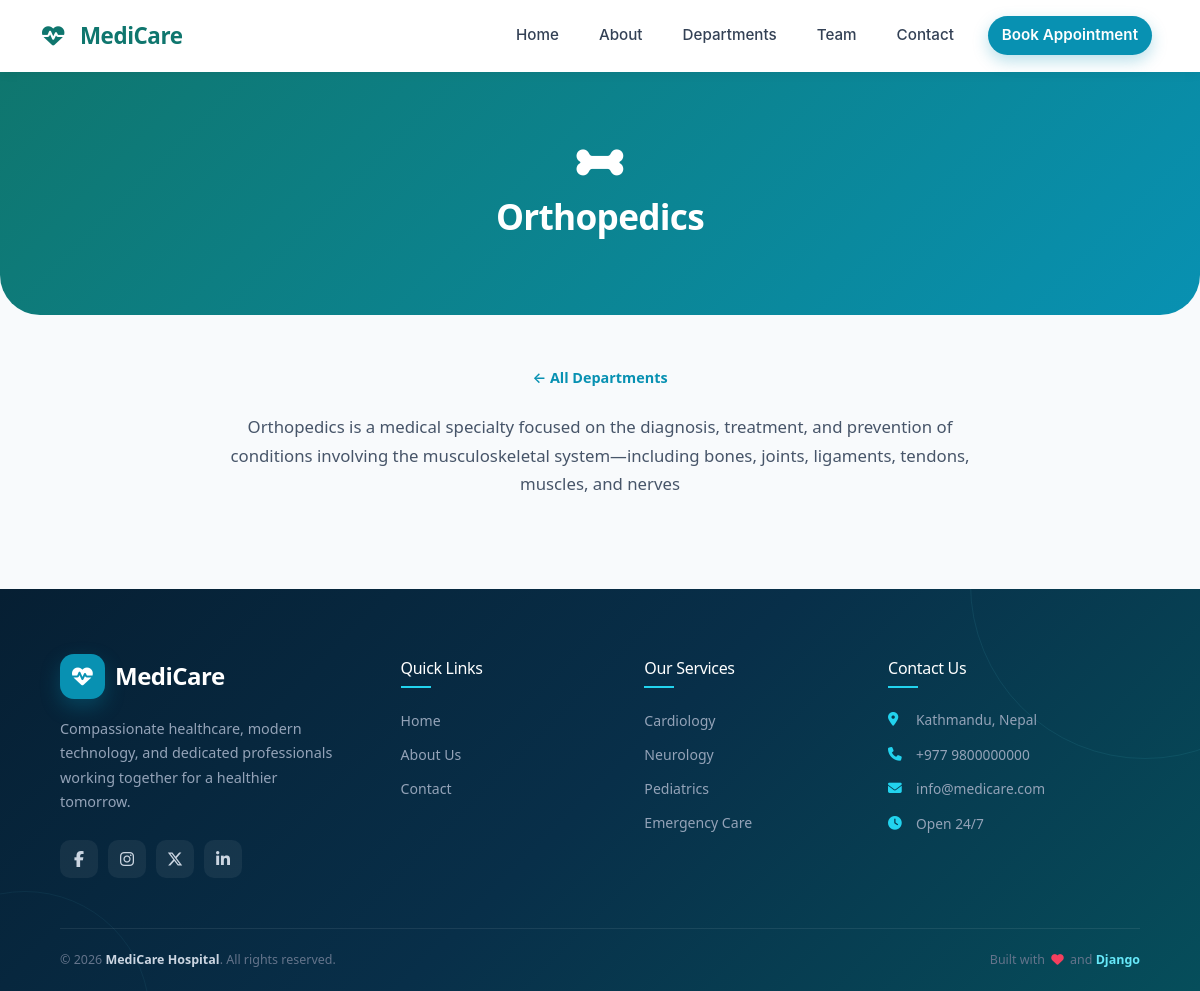
The page /product/departments/orthopedics/ on the database its author committed.
### product/models.py (models this page shows, shortened)
class Department(models.Model):
    name = models.CharField(max_length=100)
    description = models.TextField()
    icon = models.CharField(
        max_length=50,
        default="fa-solid fa-notes-medical",
        help_text="Font Awesome class, e.g. fa-solid fa-heart"
    )
    slug = models.SlugField(unique=True, blank=True)
    order = models.PositiveIntegerField(default=0)
    class Meta:
        ordering = ["order", "name"]

### product/views.py (the view)
# urls.py: path('departments/<slug:slug>/', views.department_detail, name='department_detail'),
def department_detail(request, slug):
    department = get_object_or_404(Department, slug=slug)
    return render(request, 'product/department_detail.html', {'department': department})

### product/templates/product/department_detail.html (shortened to what this page needs)
{% extends "layout.html" %}
{% load static %}
{% block css %}
<link rel="stylesheet" href="https://cdnjs.cloudflare.com/ajax/libs/font-awesome/6.5.1/css/all.min.css">
{% endblock %}
{% block content %}
<section class="hms-page-hero">
    <i class="{{ department.icon }}"></i>
    <h1>{{ department.name }}</h1>
</section>
<section class="hms-detail-section">
    <a href="{% url 'departments' %}" class="hms-back-link">← All Departments</a>
    <p>{{ department.description }}</p>
</section>
{% endblock %}

### static/css/styles.css (style rules this page uses)
:root { --color-primary: #0f766e; --color-secondary: #0891b2; --color-accent: #67e8f9; --color-navy: #082f49; --color-dark: #0f172a; --color-bg: #f8fafc; --color-surface: #ffffff; --color-mint: #f0fdfa; --color-mint-2: #ecfeff; --color-border: #e2e8f0; --color-text: #0f172a; --color-text-muted: #64748b; --color-text-soft: #94a3b8; --gradient-brand: linear-gradient( 135deg, var(--color-navy), var(--color-primary), var(--color-secondary) ); --font-display: "Lexend", "Segoe UI", sans-serif; --font-body: "Inter", "Segoe UI", sans-serif; --radius-lg: 28px; --radius-md: 16px; --radius-sm: 10px; }
* { box-sizing: border-box; }
body { font-family: var(--font-body); color: var(--color-text); background-color: var(--color-bg); -webkit-font-smoothing: antialiased; }
h1, h2, h3, h4, h5, h6 { font-family: var(--font-display); color: var(--color-dark); font-weight: 700; letter-spacing: -0.02em; }
a { font-family: inherit; }

### templates/layout.html (style rules this page uses)
body { display: flex; flex-direction: column; min-height: 100vh; background-color: #f8fafc; }

### product/templates/product/department_detail.html (style rules this page uses)
.hms-page-hero { background: linear-gradient(135deg, #0f766e 0%, #0891b2 100%); color: #fff; padding: 70px 20px; text-align: center; border-radius: 0 0 40px 40px; }
.hms-page-hero i { font-size: 2.6rem; margin-bottom: 12px; display: block; }
.hms-page-hero h1 { font-size: 2.2rem; font-weight: 700; margin-bottom: 8px; }
.hms-detail-section { max-width: 800px; margin: 50px auto; padding: 0 20px; text-align: center; }
.hms-detail-section p { color: #475569; font-size: 1.05rem; line-height: 1.7; }
.hms-back-link { display: inline-block; margin-bottom: 24px; color: #0891b2; font-weight: 600; text-decoration: none; font-size: 0.9rem; }

### rows shown on the page
Department: name "Orthopedics", description "Orthopedics is a medical specialty focused on the diagnosis, treatment, and prevention of conditions involving the musculoskeletal system—including bones, joints, ligaments, tendons, muscles, and nerves"
